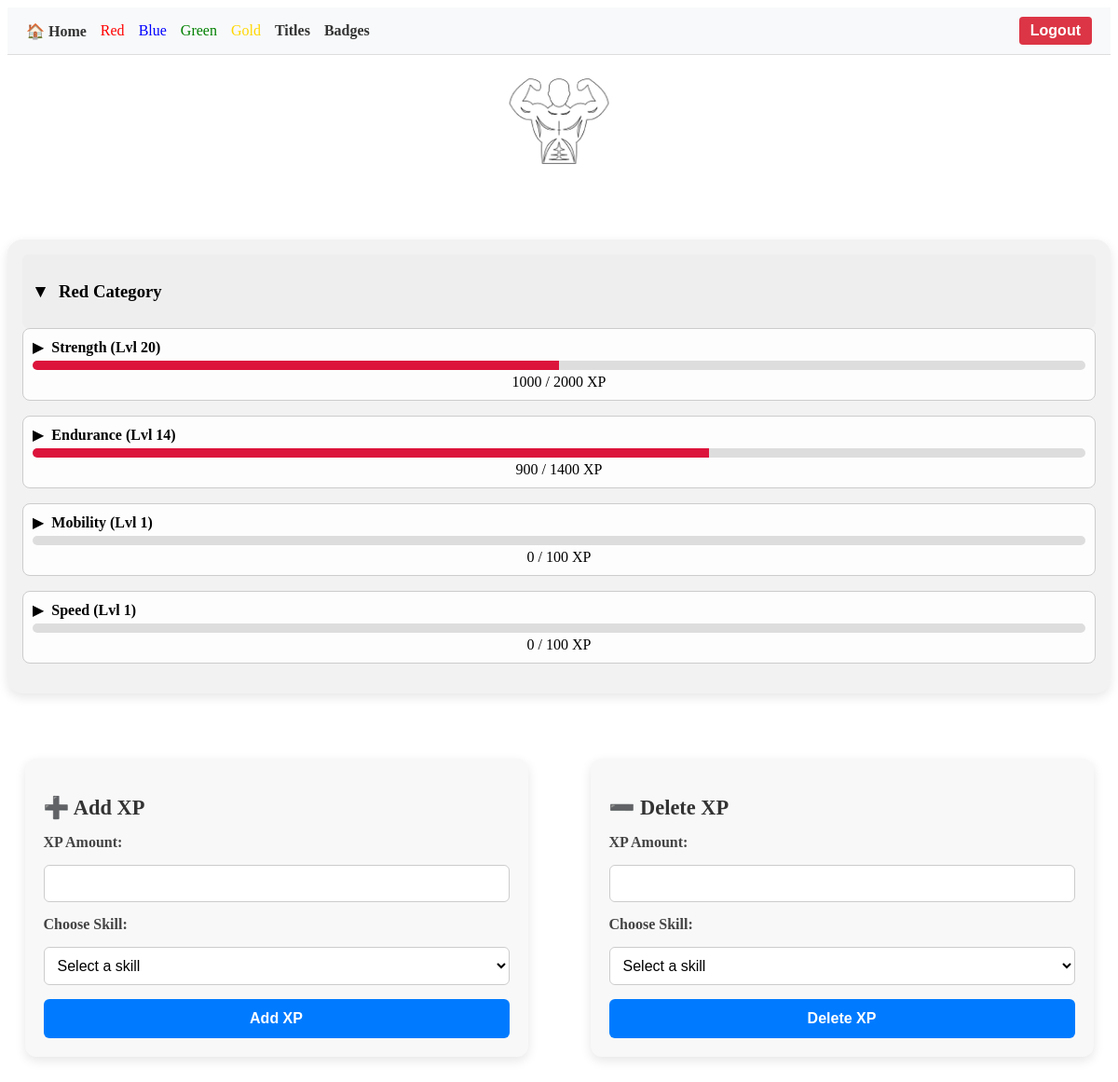
Screenshot of /card_red (signed in) with the database file from the repository.
### tables this page shows
CREATE TABLE progress (
                id INTEGER PRIMARY KEY AUTOINCREMENT,
                user_id INTEGER NOT NULL,
                skill TEXT NOT NULL,
                category TEXT NOT NULL,
                xp INTEGER DEFAULT 0,
                level INTEGER DEFAULT 1, 
                FOREIGN KEY(user_id) REFERENCES users(id)
            );

### app.py (the view)
@app.route("/card_red")
def card_red():
    with sqlite3.connect("database.db") as conn:
        c = conn.cursor()
        user_id = session['user_id']
        c.execute("SELECT skill, category, xp, level FROM progress WHERE category = 'Red' AND user_id = ?", (user_id,))
        stats = c.fetchall()
    return render_template(
        "card_red.html",
        stats=stats,
        descriptions=descriptions,
        earning_guide=earning_guide,
        skill_descriptions=skill_descriptions,
        skill_guides=skill_guides
    )

### templates/card_red.html (shortened to what this page needs)
{% extends "base.html" %}
{% block content %}
<!DOCTYPE html>
<html lang="en">
<head>
    <link rel="stylesheet" href="/static/styles.css">
</head>
<body>
    <nav style="background-color: #f8f9fa; padding: 10px 20px; display: flex; justify-content: space-between; align-items: center; border-bottom: 1px solid #ddd;">
        <div style="display: flex; gap: 15px; align-items: center;">
            <a href="{{ url_for('index') }}" style="text-decoration: none; font-weight: bold; color: #333;">🏠 Home</a>
            {% for category in ["Red", "Blue", "Green", "Gold"] %}
                <a href="/card_{{ category|lower }}" style="text-decoration: none; color: {{ category|lower }};">
                    {{ category }}
                </a>
            {% endfor %}
            <a  href=  "{{ url_for('titles')}}" style="text-decoration: none; font-weight: bold; color: #333"> Titles</a>
            <a  href=  "{{ url_for('badges')}}" style="text-decoration: none; font-weight: bold; color: #333"> Badges</a>
        </div>
        <div>
            <form method="POST" action="{{ url_for('logout') }}">
                <button type="submit" style="background-color: #dc3545; color: white; border: none; padding: 6px 12px; border-radius: 4px; cursor: pointer;">
                    Logout
                </button>
            </form>
        </div>
    </nav>
    <header>
        <div style="text-align: center;">
            <img src="../static/images/icons/icon_red.png" alt="{{ category }} Icon" class="icon-solo">
        </div>
    </header>
    <main>
        <div class="category-solo">
          </form>  {% for category in ["Red"] %}
            <div class="card {{ category|lower }}">
                <div class="category-header" onclick="toggleDetails('{{ category|lower }}')">
                    <span class="arrow">▼</span>
                    <h3>{{ category }} Category</h3>
                </div>
                <div class="xp-bar-group">
                    {% for skill, cat, xp, level in stats %}
                        {% if cat == category %}
                        <div class="skill-bar">
                            <div class="skill-info">
                                <span class="arrow" onclick="toggleSkillDetails('{{ skill|lower|replace(' ', '-') }}')">▶</span>
                                <span class="skill-name">{{ skill }} (Lvl {{ level }})</span>
                            </div>
                            <div class="xp-bar">
                                <div class="fill" style="width: {{ (xp / (level * 100)) * 100 }}%"></div>
                            </div>
                            <div class="xp">{{ xp }} / {{ level * 100 }} XP</div>
                        </div>
                        {% endif %}
                    {% endfor %}
                </div>
            </div>
            {% endfor %}
        </div>
        <div class="form-container">
        <section id="add-xp">
            <h2>➕ Add XP</h2>
            <form id="xp-form">
                <label for="xp-amount">XP Amount:</label>
                <input type="number" id="xp-amount" name="xp-amount" min="1" required>
                <label for="skill-select">Choose Skill:</label>
                <select id="skill-select" name="skill-select" required>
                    <option value="" disabled selected>Select a skill</option>
                </select>
                <button type="submit">Add XP</button>
            </form>
        </section>
        <section id="delete-xp">
            <h2>➖ Delete XP</h2>
            <form id="xp-delete-form">
                <label for="xp-delete-amount">XP Amount:</label>
                <input type="number" id="xp-delete-amount" name="xp-delete-amount" min="1" required>
                <label for="skill-delete-select">Choose Skill:</label>
                <select id="skill-delete-select" name="skill-delete-select" required>
                    <option value="" disabled selected>Select a skill</option>
                </select>
                <button type="submit-">Delete XP</button>
            </form>
        </section>
        </div>
    </main>
</body>
</html>
{% endblock %}

### static/styles.css (style rules this page uses)
.card { background-color: #f2f2f2; border-radius: 16px; padding: 16px; box-shadow: 0 4px 12px rgba(0, 0, 0, 0.1); text-align: center; }
.xp-bar-group { color: black; text-decoration: none; }
.skill-bar { text-decoration: none; margin-bottom: 1em; padding: 10px; border: 1px solid #ccc; border-radius: 8px; background-color: #fdfdfd; position: relative; }
.skill-info { display: flex; align-items: center; margin-bottom: 5px; }
.skill-info .arrow { font-size: 1rem; margin-right: 8px; cursor: pointer; transition: transform 0.3s ease; }
.skill-name { font-weight: bold; }
.xp-bar { height: 10px; background-color: #ddd; border-radius: 5px; overflow: hidden; margin-bottom: 4px; }
.xp-bar .fill { height: 100%; background-color: #e74c3c; transition: width 0.3s ease; }
.fill { height: 100%; background-color: crimson; transition: width 0.4s ease-in-out; }
.card.red .fill { background-color: crimson; }
.category-solo { justify-content: center; align-items: center; max-width: 100%; margin: 40px auto; }
.icon-solo { width: 10%; margin-top: 1%; margin-bottom: 2%; }
.category-header { display: flex; align-items: center; cursor: pointer; background-color: #eee; padding: 10px; border-radius: 6px; }
.category-header .arrow { font-size: 1.2rem; margin-right: 10px; transition: transform 0.3s ease; }
.form-container { display: flex; justify-content: center; align-items: flex-start; gap: 30px; flex-wrap: wrap; }
section#add-xp, section#delete-xp { flex: 1; max-width: 450px; background: #f8f8f8; border-radius: 12px; box-shadow: 0 4px 12px rgba(0, 0, 0, 0.1); padding: 20px; margin: 30px auto; max-width: 500px; }
section h2 { margin-bottom: 15px; color: #333; font-size: 1.4rem; }
form { display: flex; flex-direction: column; gap: 15px; }
form label { font-weight: bold; color: #444; }
form input[type="number"], form select { padding: 10px; font-size: 1rem; border: 1px solid #ccc; border-radius: 6px; background: #fff; transition: border-color 0.3s ease; }
form button { background-color: #007bff; color: white; padding: 12px; border: none; border-radius: 6px; font-size: 1rem; font-weight: bold; cursor: pointer; transition: background-color 0.3s ease; }

### rows the page displays
progress: skill "Strength", level "20", xp "1000", level*100 "2000"
progress: skill "Endurance", level "14", xp "900", level*100 "1400"
progress: skill "Mobility", level "1", xp "0", level*100 "100"
progress: skill "Speed", level "1", xp "0", level*100 "100"

### other values shown
{{ category }} "Red" "Blue" "Green" "Gold"
{{ category }} "Red"
